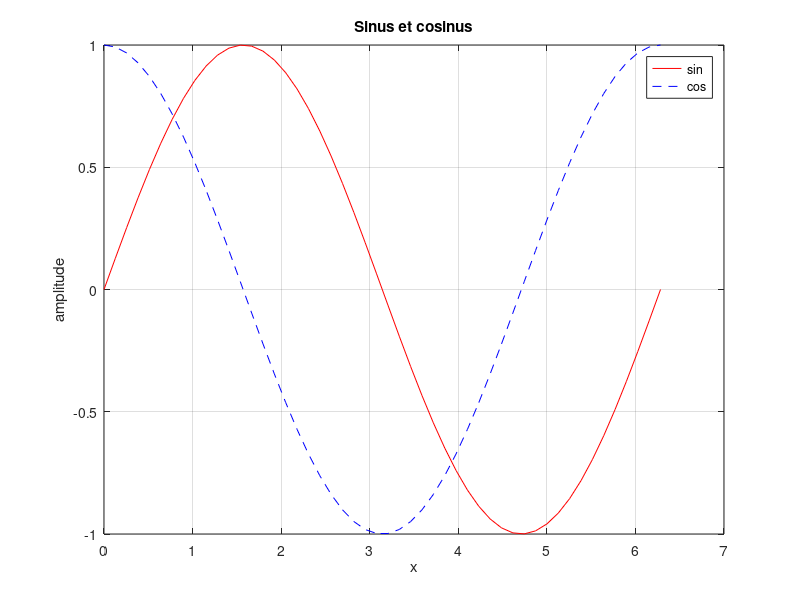

This chart was generated by the following MATLAB code: (Note: this script raises an error after producing the figure.)
% test_graphique.m — figures et rendu SVG.
disp('--- graphique ---');

figure(1);
x = linspace(0, 2*pi, 50);
plot(x, sin(x), 'r-', x, cos(x), 'b--');
title('Sinus et cosinus');
xlabel('x');
ylabel('amplitude');
legend('sin', 'cos');
grid on;

svg = matlibre_svg();
assert(~isempty(strfind(svg, '<svg')));
assert(~isempty(strfind(svg, '</svg>')));
assert(~isempty(strfind(svg, 'Sinus et cosinus')));
assert(~isempty(strfind(svg, 'path')));

nom = [tempname() '.svg'];
print(nom);
contenu = fileread(nom);
assert(numel(contenu) > 500);
delete(nom);

% Plusieurs axes.
figure(2);
subplot(2, 1, 1);
bar([1 2 3]);
subplot(2, 1, 2);
stem([3 2 1]);
svg2 = matlibre_svg();
assert(~isempty(strfind(svg2, 'rect')));

% Histogramme et nuage de points.
figure(3);
scatter(1:10, (1:10).^2);
hold on;
plot(1:10, 10*(1:10));
hold off;
svg3 = matlibre_svg();
assert(~isempty(strfind(svg3, 'circle')));

close all;
disp('graphique : toutes les verifications passent');
